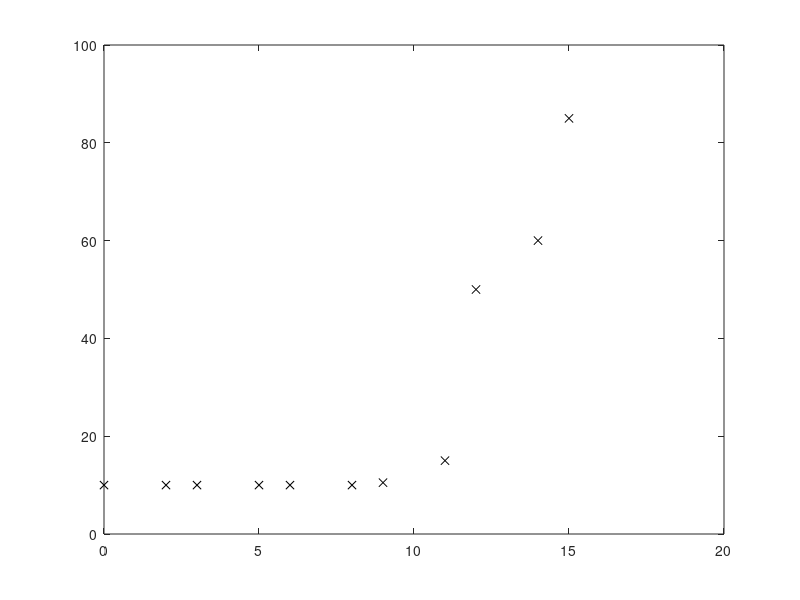

The MATLAB script that drew this image: (Note: this script raises an error after producing the figure.)
clear all; clc;

%% Data points (nodes)
alpha = [0 2 3 5 6 8 9 11 12 14 15];
f_alpha = [10 10 10 10 10 10 10.5 15 50 60 85];
plot(alpha,f_alpha,'kx ');
% plot interpolated curve
xx = 0:0.1:15;
yy = functionP6(xx);
hold on;
plot(xx,yy,'b-')

%% approximate area under curve using quadl
area = quadl(@functionP6,0,15,10^(-4));
disp('area between interpolant and x-axis:')
disp(area)

%% compute derivative in 12.6 and plot tangent
x0 = 12.6;
df_x0 = myDerivative(@functionP6,x0);
tan = df_x0 * (xx-x0) + functionP6(x0);
hold on;
plot(xx,tan,'k-')

%% compute the length of the curve
longitud = quadl(@functionP6b,0,15,10^(-4));
disp('length of the curve:')
disp(longitud)
legend('nodes', 'interpolant', 'tangent in x0 = 12.6')

%% Approximate the integral of functionP6c in [0,5] 
a = 0;
b = 5;
% b = 500; % use this to test a larger integration interval 
tol = 10^(-12);
% integrate using quad, quadl and integral
int_quad = quad(@functionP6c,a,b,tol);
int_quadl = quadl(@functionP6c,a,b,tol);
int_integral = integral(@functionP6c,a,b,'AbsTol',tol);
% true value
prim = cos(b)*atan(b) - cos(a)*atan(a);
% print errors
err_quad = abs(int_quad-prim);
disp('error using QUAD: ');
disp(err_quad);

err_quadl = abs(int_quadl-prim);
disp('error using QUADL: ');
disp(err_quadl);

err_quadl = abs(int_integral-prim);
disp('error using INTEGRAL: ');
disp(err_quadl);